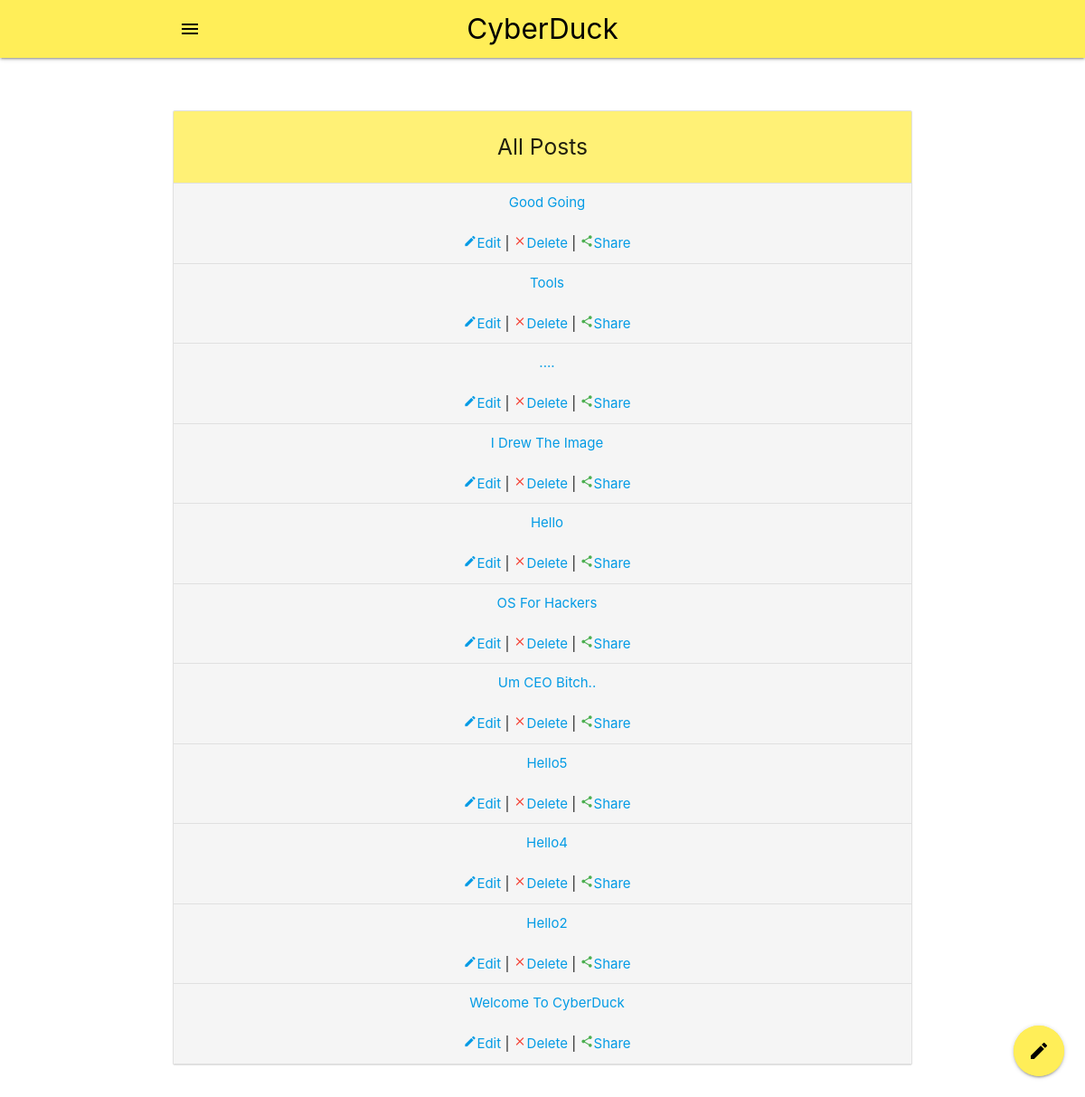
The page /admin/post.php (signed in) on the database its author committed.
### tables this page shows
CREATE TABLE `posts` (
  `id` int(20) NOT NULL,
  `title` varchar(255) NOT NULL,
  `content` text NOT NULL,
  `author` varchar(200) DEFAULT NULL,
  `feature_image` varchar(200) DEFAULT NULL,
  `views` int(30) NOT NULL DEFAULT 0
);

### admin/post.php (the view, shortened to what this page needs)
<?php
if(isset($_SESSION['mail']))
{
?>
<!DOCTYPE html>
<html lang="en">
<head>
  <link rel="stylesheet" href="../css/materialize.min.css" type="text/css">
  <link rel="stylesheet" href="../css/materialize.css" type="text/css">
  <link rel="stylesheet" href="https://cdnjs.cloudflare.com/ajax/libs/materialize/1.0.0/css/materialize.min.css">
  <link rel="stylesheet" href="https://cdnjs.cloudflare.com/ajax/libs/font-awesome/4.7.0/css/font-awesome.min.css">
  <link type="text/css" rel="stylesheet" href="css/main.css" />
</head>
<body>
  <?php
    include "includes/navbar.php";
  ?>
  <div class="container">
    <div class="row">
      <div class="col l12 m12 s12 center">
        <ul class="collection with-header">
          <li class="collection-header #fff176 yellow lighten-2">
            <h5>All Posts<h5>
          </li>
          <?php
            $mail = $_SESSION['mail'];
            $sql2 = "select * from users where email = '$mail'";
            $res2 = mysqli_query($conn, $sql2);
            $fetch = mysqli_fetch_assoc($res2);
            $user = $fetch['username'];
            $sql = "select * from posts where author = '$user' order by id desc ";
            $res = mysqli_query($conn, $sql);
            if(mysqli_num_rows($res) > 0)
            {
              while($row = mysqli_fetch_assoc($res))
              {
          ?>
          <li class="collection-item #f5f5f5 grey lighten-4">
            <a href="../post.php?id=<?php echo $row['id']?>"> <?php echo ucwords($row['title']); ?> </a><br><br>
            <span> <a href="edit.php?id=<?php echo $row['id']; ?>"><i class="material-icons tiny">edit</i>Edit</a> | <a
                href="#modal<?php echo $row['id']; ?>" class="delete modal-trigger"><i class="material-icons tiny red-text">clear</i>Delete</a>
              | <a href=""><i class="material-icons tiny green-text">share</i>Share</a> </span>
          </li>
          <?php
              }
            }
            else
            {
              echo "<div class = 'center red-text #f5f5f5 grey lighten-4' style = 'padding-top: 50px; padding-bottom: 50px; font-size: 20px;'>YOU DON'T HAVE ANY POSTS YET!!!</div> ";
            }
          ?>
        </ul>
      </div>
      <div class="fixed-action-btn">
        <a href="write.php" class="btn-floating btn btn-large #ffee58 yellow lighten-1 pulse"><i
            class="material-icons black-text">edit</i></a>
      </div>
    </div>
  </div>
</body>
</html>
<?php
}
else
{
  header("Location: register.php");
}
?>

### rows shown on the page
posts: title "Good Going"
posts: title "Tools"
posts: title "...."
posts: title "I Drew The Image"
posts: title "Hello"
posts: title "OS For Hackers"
posts: title "Um CEO Bitch.."
posts: title "Hello5"
posts: title "Hello4"
posts: title "Hello2"
posts: title "Welcome To CyberDuck"
